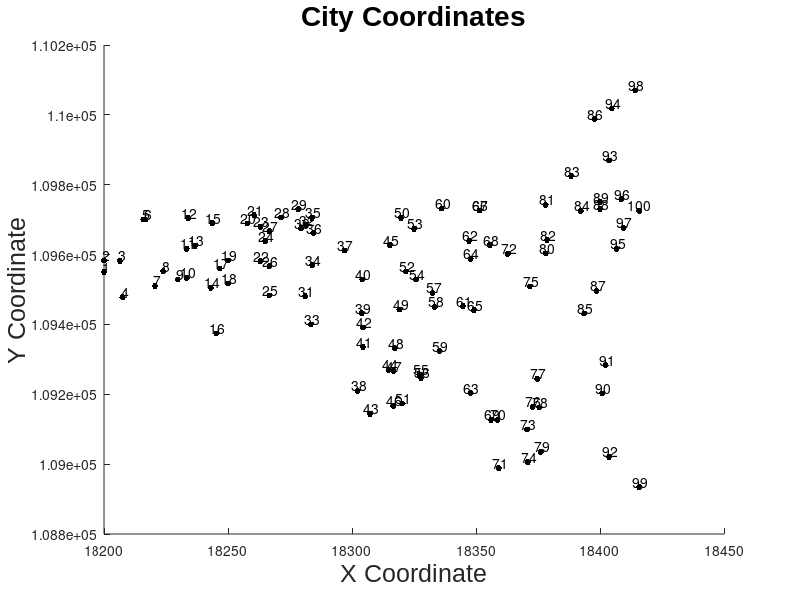

MATLAB code for this plot: (Note: this script raises an error after producing the figure.)
clear; close all;
cC = load('EUC_2D_100.txt');
numCities = size(cC,1);
x=cC(1:numCities, 1);
y=cC(1:numCities, 2);
x(numCities+1)=cC(1,1);
y(numCities+1)=cC(1,2);

figure   
hold on
plot(x',y','.k','MarkerSize',14)
labels = cellstr( num2str([1:numCities]') );  %' # labels correspond to their order
text(x(1:numCities)', y(1:numCities)', labels, 'VerticalAlignment','bottom', ...
                             'HorizontalAlignment','center');
ylabel('Y Coordinate', 'fontsize', 18, 'fontname', 'Arial');
xlabel('X Coordinate', 'fontsize', 18, 'fontname', 'Arial');
title('City Coordinates', 'fontsize', 20, 'fontname', 'Arial');

numCoolingLoops = 8000;   % 20000;   
numEquilbriumLoops = 200;
pStart = 0.56;        % Probability of accepting worse solution at the start
pEnd = 0.0000001;        % Probability of accepting worse solution at the end
tStart = -1.0/log(0.56); % Initial temperature   1.7247
tEnd = -1.0/log(0.0000001);     % Final temperature     0.0620
jj = 10000;   %10000;
frac = (tEnd/tStart)^(1.0/(jj-1.0));% Fractional reduction per cycle
cityRoute_i = randperm(numCities); % Get initial route
cityRoute_b = cityRoute_i;
cityRoute_j = cityRoute_i;
cityRoute_o = cityRoute_i;
% Initial distances
D_j = computeEUCDistance(numCities, cC, cityRoute_i);
D_o = D_j; D_b = D_j; D(1) = D_j; D1(1) = D_j;  
numAcceptedSolutions = 1.0;
tCurrent = tStart;         % Current temperature = initial temperature
DeltaE_avg = 0.0;   % DeltaE Average
tic
for i=1:numCoolingLoops
for j=1:numEquilbriumLoops
        cityRoute_j = perturbRoute(numCities, cityRoute_b);
        D_j = computeEUCDistance(numCities, cC, cityRoute_j);
        DeltaE = abs(D_j-D_b);
        test1 = D_b;
        if (D_j > D_b) % objective function is worse
            if (i==1 && j==1) DeltaE_avg = DeltaE; end
            p = exp(-DeltaE/(DeltaE_avg * tCurrent));
            if (p > rand()) accept = true; else accept = false; end
        else accept = true; % objective function is better
        end
        if (accept==true)
            cityRoute_b = cityRoute_j;
            D_b = D_j;
            numAcceptedSolutions = numAcceptedSolutions + 1.0;
            DeltaE_avg = (DeltaE_avg * (numAcceptedSolutions-1.0) + ... 
                                            DeltaE) / numAcceptedSolutions;
        end
end
     test = D_b;
    %%
    if (i > 6000)    % > 11638
     stage = 2;  
numEquilbriumLoops = 700;
jj = 1000;
tStart = -1.0/log(0.56); % Initial temperature   1.7247
tEnd = -1.0/log(0.0000001);     % Final temperature     0.0620
%  frac = (tEnd/tStart)^(70/(00.999999999*jj-10));% Fractional reduction per cycle
       frac = (tEnd/tStart)^(1.0/(jj-1.0));%
%     prev_tCurrent = tStart;
%     prev_tCurrent = 1*tStart/(1+1*log(jj+1)) ; % Lower the temperature for next cycle
% frac = 1;
    else
        stage = 1;
        jj = 10000;
        tStart = -1.0/log(0.56); % Initial temperature   1.7247
        tEnd = -1.0/log(0.0000001);     % Final temperature     0.0620
        frac = (tEnd/tStart)^(1.0/(jj-1.0));% Fractional reduction per cycle
    end
    %%
    tCurrent = frac * tCurrent; % Lower the temperature for next cycle
    cityRoute_o = cityRoute_b;  % Update optimal route at each cycle
    D(i+1) = D_b; %record the route distance for each temperature setting
    D1(i+1) = D_j;
    D_o = D_b; % Update optimal distance
     disp([num2str(i),' stage: ',num2str(stage),' temperature: ',num2str(tCurrent),' D_b: ',num2str(D_b),' D_j: ',num2str(D_j)])
end
toc
D_b

figure
set(0, 'defaultaxesfontname', 'Arial');
set(0, 'defaultaxesfontsize', 14);
plot(D,'r.-')
ylabel('Distance', 'fontsize', 14, 'fontname', 'Arial');
xlabel('Route Number', 'fontsize', 14, 'fontname', 'Arial');
title('Distance vs Route Number', 'fontsize', 16, 'fontname', 'Arial');
%15160 class: 2 temperature: 0.011152D_b:2900D_j:3789.1045
hold on;
plot(D1,'b.-')
% Compute distance
D_b=0; cR = cityRoute_o;
for i=1:numCities-1
	D_b = D_b + sqrt((cC(cR(i),1)-cC(cR(i+1),1))^2 + (cC(cR(i),2)-cC(cR(i+1),2))^2);
end
D_b = D_b + sqrt((cC(cR(numCities),1)-cC(cR(1),1))^2 + (cC(cR(numCities),2)-cC(cR(1),2))^2);
disp(['Best algo   objective: ',num2str(D_b)])
disp(['Best global objective: ',num2str(D_o)])

%Save city route to file
fileID = fopen('BestCR.txt','w');
fprintf(fileID,'%6.2f\n',cR);
fclose(fileID);

hold off
figure
set(0, 'defaultaxesfontname', 'Arial');
set(0, 'defaultaxesfontsize', 14);
plot(D,'r.-')
ylabel('Distance', 'fontsize', 14, 'fontname', 'Arial');
xlabel('Route Number', 'fontsize', 14, 'fontname', 'Arial');
title('Distance vs Route Number', 'fontsize', 16, 'fontname', 'Arial');


for i=1:numCities
    x(i)=cC(cR(i),1);
    y(i)=cC(cR(i),2);
end
x(numCities+1)=cC(cR(1),1);
y(numCities+1)=cC(cR(1),2);
figure
hold on
plot(x',y',...
    'r',...
    'LineWidth',1,...
    'MarkerSize',8,...
    'MarkerEdgeColor','b',...
    'MarkerFaceColor',[1.0,1.0,1.0])
plot(x(1),y(1),...
    'r',...
    'LineWidth',1,...
    'MarkerSize',8,...
    'MarkerEdgeColor','b',...
    'MarkerFaceColor',[1.0,0.0,0.0])
labels = cellstr( num2str([1:numCities]') );  %' # labels correspond to their order
text(x(1:numCities)', y(1:numCities)', labels, 'VerticalAlignment','middle', ...
                             'HorizontalAlignment','center')

%plot(x',y','MarkerSize',24)
ylabel('Y Coordinate', 'fontsize', 18, 'fontname', 'Arial');
xlabel('X Coordinate', 'fontsize', 18, 'fontname', 'Arial');
title('Best City Route', 'fontsize', 20, 'fontname', 'Arial');


